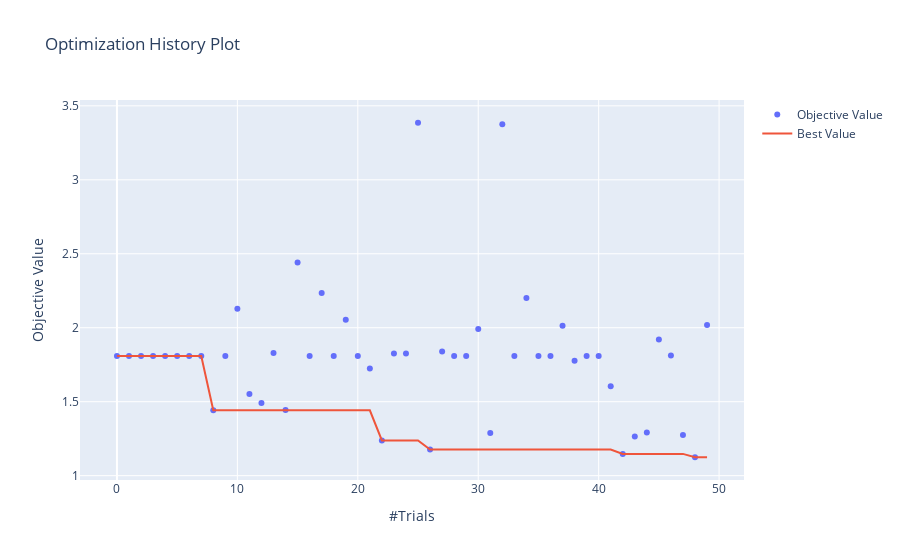

Source (notebook cell):
### Code cell
plot_optimization_history(study_xgb)
